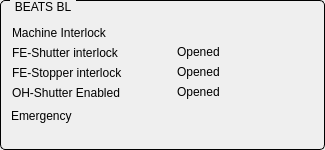
       <widget class="QGroupBox" name="titleGroupBox_25">
        <property name="geometry">
         <rect>
          <x>1040</x>
          <y>730</y>
          <width>325</width>
          <height>150</height>
         </rect>
        </property>
        <property name="styleSheet">
         <string notr="true">QGroupBox {
    border: 1px solid black;
    border-radius: 5px;
    margin-top: 0.5em;
}

QGroupBox::title {
    subcontrol-origin: margin;
    left: 10px;
    padding: 0 3px 0 3px;
}</string>
        </property>
        <property name="title">
         <string>BEATS BL</string>
        </property>
        <widget class="QLabel" name="label_172">
         <property name="geometry">
          <rect>
           <x>12</x>
           <y>23</y>
           <width>120</width>
           <height>20</height>
          </rect>
         </property>
         <property name="text">
          <string>Machine Interlock</string>
         </property>
        </widget>
        <widget class="QLabel" name="label_175">
         <property name="geometry">
          <rect>
           <x>12</x>
           <y>43</y>
           <width>140</width>
           <height>20</height>
          </rect>
         </property>
         <property name="text">
          <string>FE-Shutter interlock</string>
         </property>
        </widget>
        <widget class="QLabel" name="label_176">
         <property name="geometry">
          <rect>
           <x>12</x>
           <y>63</y>
           <width>140</width>
           <height>20</height>
          </rect>
         </property>
         <property name="text">
          <string>FE-Stopper interlock</string>
         </property>
        </widget>
        <widget class="QESimpleShape" name="qesimpleshape_278">
         <property name="geometry">
          <rect>
           <x>153</x>
           <y>42</y>
           <width>16</width>
           <height>20</height>
          </rect>
         </property>
         <property name="ledType">
          <enum>QSimpleShape::Status</enum>
         </property>
         <property name="colour0" stdset="0">
          <color>
           <red>118</red>
           <green>118</green>
           <blue>118</blue>
          </color>
         </property>
         <property name="colour1" stdset="0">
          <color>
           <red>5</red>
           <green>240</green>
           <blue>5</blue>
          </color>
         </property>
         <property name="colour2" stdset="0">
          <color>
           <red>60</red>
           <green>255</green>
           <blue>20</blue>
          </color>
         </property>
         <property name="variable" stdset="0">
          <string>I10FE-PSS-PSH:isInterlock</string>
         </property>
         <property name="variableSubstitutions" stdset="0">
          <string/>
         </property>
        </widget>
        <widget class="QESimpleShape" name="qesimpleshape_281">
         <property name="geometry">
          <rect>
           <x>153</x>
           <y>62</y>
           <width>16</width>
           <height>20</height>
          </rect>
         </property>
         <property name="ledType">
          <enum>QSimpleShape::Status</enum>
         </property>
         <property name="colour0" stdset="0">
          <color>
           <red>118</red>
           <green>118</green>
           <blue>118</blue>
          </color>
         </property>
         <property name="colour1" stdset="0">
          <color>
           <red>5</red>
           <green>240</green>
           <blue>5</blue>
          </color>
         </property>
         <property name="colour2" stdset="0">
          <color>
           <red>60</red>
           <green>255</green>
           <blue>20</blue>
          </color>
         </property>
         <property name="variable" stdset="0">
          <string>I10FE-PSS-PST:isInterlock</string>
         </property>
         <property name="variableSubstitutions" stdset="0">
          <string/>
         </property>
        </widget>
        <widget class="QLabel" name="label_179">
         <property name="geometry">
          <rect>
           <x>12</x>
           <y>83</y>
           <width>140</width>
           <height>20</height>
          </rect>
         </property>
         <property name="text">
          <string>OH-Shutter Enabled</string>
         </property>
        </widget>
        <widget class="QESimpleShape" name="qesimpleshape_282">
         <property name="geometry">
          <rect>
           <x>153</x>
           <y>82</y>
           <width>16</width>
           <height>20</height>
          </rect>
         </property>
         <property name="ledType">
          <enum>QSimpleShape::Status</enum>
         </property>
         <property name="colour0" stdset="0">
          <color>
           <red>118</red>
           <green>118</green>
           <blue>118</blue>
          </color>
         </property>
         <property name="colour1" stdset="0">
          <color>
           <red>5</red>
           <green>240</green>
           <blue>5</blue>
          </color>
         </property>
         <property name="colour2" stdset="0">
          <color>
           <red>60</red>
           <green>255</green>
           <blue>20</blue>
          </color>
         </property>
         <property name="variable" stdset="0">
          <string>I10OH-PSS-PSH:isEnabled</string>
         </property>
         <property name="variableSubstitutions" stdset="0">
          <string/>
         </property>
        </widget>
        <widget class="QLabel" name="label_180">
         <property name="geometry">
          <rect>
           <x>11</x>
           <y>106</y>
           <width>80</width>
           <height>20</height>
          </rect>
         </property>
         <property name="text">
          <string>Emergency</string>
         </property>
        </widget>
        <widget class="QESimpleShape" name="qesimpleShape_14">
         <property name="geometry">
          <rect>
           <x>91</x>
           <y>107</y>
           <width>16</width>
           <height>20</height>
          </rect>
         </property>
         <property name="ledType">
          <enum>QSimpleShape::Error</enum>
         </property>
         <property name="colour0" stdset="0">
          <color>
           <red>240</red>
           <green>5</green>
           <blue>5</blue>
          </color>
         </property>
         <property name="colour1" stdset="0">
          <color>
           <red>5</red>
           <green>240</green>
           <blue>5</blue>
          </color>
         </property>
         <property name="colour2" stdset="0">
          <color>
           <red>60</red>
           <green>255</green>
           <blue>20</blue>
          </color>
         </property>
         <property name="variable" stdset="0">
          <string>I10OH-PSS-EM0:isPressed</string>
         </property>
         <property name="variableSubstitutions" stdset="0">
          <string/>
         </property>
        </widget>
        <widget class="QESimpleShape" name="qesimpleshape_283">
         <property name="geometry">
          <rect>
           <x>236</x>
           <y>62</y>
           <width>16</width>
           <height>20</height>
          </rect>
         </property>
         <property name="ledType">
          <enum>QSimpleShape::Status</enum>
         </property>
         <property name="colour0" stdset="0">
          <color>
           <red>5</red>
           <green>240</green>
           <blue>5</blue>
          </color>
         </property>
         <property name="colour1" stdset="0">
          <color>
           <red>118</red>
           <green>118</green>
           <blue>118</blue>
          </color>
         </property>
         <property name="colour2" stdset="0">
          <color>
           <red>60</red>
           <green>255</green>
           <blue>20</blue>
          </color>
         </property>
         <property name="variable" stdset="0">
          <string>I10FE-PSS-PST:isOpened</string>
         </property>
         <property name="variableSubstitutions" stdset="0">
          <string/>
         </property>
        </widget>
        <widget class="QESimpleShape" name="qesimpleshape_284">
         <property name="geometry">
          <rect>
           <x>236</x>
           <y>42</y>
           <width>16</width>
           <height>20</height>
          </rect>
         </property>
         <property name="ledType">
          <enum>QSimpleShape::Status</enum>
         </property>
         <property name="colour0" stdset="0">
          <color>
           <red>5</red>
           <green>240</green>
           <blue>5</blue>
          </color>
         </property>
         <property name="colour1" stdset="0">
          <color>
           <red>118</red>
           <green>118</green>
           <blue>118</blue>
          </color>
         </property>
         <property name="colour2" stdset="0">
          <color>
           <red>60</red>
           <green>255</green>
           <blue>20</blue>
          </color>
         </property>
         <property name="variable" stdset="0">
          <string>I10FE-PSS-PSH:isOpened</string>
         </property>
         <property name="variableSubstitutions" stdset="0">
          <string/>
         </property>
        </widget>
        <widget class="QESimpleShape" name="qesimpleshape_285">
         <property name="geometry">
          <rect>
           <x>236</x>
           <y>82</y>
           <width>16</width>
           <height>20</height>
          </rect>
         </property>
         <property name="ledType">
          <enum>QSimpleShape::Status</enum>
         </property>
         <property name="colour0" stdset="0">
          <color>
           <red>5</red>
           <green>240</green>
           <blue>5</blue>
          </color>
         </property>
         <property name="colour1" stdset="0">
          <color>
           <red>118</red>
           <green>118</green>
           <blue>118</blue>
          </color>
         </property>
         <property name="colour2" stdset="0">
          <color>
           <red>60</red>
           <green>255</green>
           <blue>20</blue>
          </color>
         </property>
         <property name="variable" stdset="0">
          <string>I10OH-PSS-PSH:isOpened</string>
         </property>
         <property name="variableSubstitutions" stdset="0">
          <string/>
         </property>
        </widget>
        <widget class="QESimpleShape" name="qesimpleShape_15">
         <property name="geometry">
          <rect>
           <x>153</x>
           <y>22</y>
           <width>16</width>
           <height>20</height>
          </rect>
         </property>
         <property name="ledType">
          <enum>QSimpleShape::Error</enum>
         </property>
         <property name="colour0" stdset="0">
          <color>
           <red>240</red>
           <green>5</green>
           <blue>5</blue>
          </color>
         </property>
         <property name="colour1" stdset="0">
          <color>
           <red>60</red>
           <green>255</green>
           <blue>20</blue>
          </color>
         </property>
         <property name="colour2" stdset="0">
          <color>
           <red>60</red>
           <green>255</green>
           <blue>20</blue>
          </color>
         </property>
         <property name="variable" stdset="0">
          <string>BEATS-SR-PSS:isInterlock</string>
         </property>
         <property name="variableSubstitutions" stdset="0">
          <string/>
         </property>
        </widget>
        <widget class="QESimpleShape" name="qesimpleShape_16">
         <property name="geometry">
          <rect>
           <x>111</x>
           <y>107</y>
           <width>16</width>
           <height>20</height>
          </rect>
         </property>
         <property name="ledType">
          <enum>QSimpleShape::Error</enum>
         </property>
         <property name="colour0" stdset="0">
          <color>
           <red>240</red>
           <green>5</green>
           <blue>5</blue>
          </color>
         </property>
         <property name="colour1" stdset="0">
          <color>
           <red>5</red>
           <green>240</green>
           <blue>5</blue>
          </color>
         </property>
         <property name="colour2" stdset="0">
          <color>
           <red>60</red>
           <green>255</green>
           <blue>20</blue>
          </color>
         </property>
         <property name="variable" stdset="0">
          <string>I10OH-PSS-EM1:isPressed</string>
         </property>
         <property name="variableSubstitutions" stdset="0">
          <string/>
         </property>
        </widget>
        <widget class="QESimpleShape" name="qesimpleShape_17">
         <property name="geometry">
          <rect>
           <x>131</x>
           <y>107</y>
           <width>16</width>
           <height>20</height>
          </rect>
         </property>
         <property name="ledType">
          <enum>QSimpleShape::Error</enum>
         </property>
         <property name="colour0" stdset="0">
          <color>
           <red>240</red>
           <green>5</green>
           <blue>5</blue>
          </color>
         </property>
         <property name="colour1" stdset="0">
          <color>
           <red>5</red>
           <green>240</green>
           <blue>5</blue>
          </color>
         </property>
         <property name="colour2" stdset="0">
          <color>
           <red>60</red>
           <green>255</green>
           <blue>20</blue>
          </color>
         </property>
         <property name="variable" stdset="0">
          <string>I10OH-PSS-EM2:isPressed</string>
         </property>
         <property name="variableSubstitutions" stdset="0">
          <string/>
         </property>
        </widget>
        <widget class="QESimpleShape" name="qesimpleShape_18">
         <property name="geometry">
          <rect>
           <x>151</x>
           <y>107</y>
           <width>16</width>
           <height>20</height>
          </rect>
         </property>
         <property name="ledType">
          <enum>QSimpleShape::Error</enum>
         </property>
         <property name="colour0" stdset="0">
          <color>
           <red>240</red>
           <green>5</green>
           <blue>5</blue>
          </color>
         </property>
         <property name="colour1" stdset="0">
          <color>
           <red>5</red>
           <green>240</green>
           <blue>5</blue>
          </color>
         </property>
         <property name="colour2" stdset="0">
          <color>
           <red>60</red>
           <green>255</green>
           <blue>20</blue>
          </color>
         </property>
         <property name="variable" stdset="0">
          <string>I10OH-PSS-EM3:isPressed</string>
         </property>
         <property name="variableSubstitutions" stdset="0">
          <string/>
         </property>
        </widget>
        <widget class="QLabel" name="label_181">
         <property name="geometry">
          <rect>
           <x>177</x>
           <y>42</y>
           <width>53</width>
           <height>20</height>
          </rect>
         </property>
         <property name="text">
          <string>Opened</string>
         </property>
        </widget>
        <widget class="QLabel" name="label_182">
         <property name="geometry">
          <rect>
           <x>177</x>
           <y>62</y>
           <width>53</width>
           <height>20</height>
          </rect>
         </property>
         <property name="text">
          <string>Opened</string>
         </property>
        </widget>
        <widget class="QLabel" name="label_183">
         <property name="geometry">
          <rect>
           <x>177</x>
           <y>82</y>
           <width>53</width>
           <height>20</height>
          </rect>
         </property>
         <property name="text">
          <string>Opened</string>
         </property>
        </widget>
        <widget class="QESimpleShape" name="qesimpleShape_19">
         <property name="geometry">
          <rect>
           <x>132</x>
           <y>127</y>
           <width>16</width>
           <height>20</height>
          </rect>
         </property>
         <property name="ledType">
          <enum>QSimpleShape::Error</enum>
         </property>
         <property name="colour0" stdset="0">
          <color>
           <red>240</red>
           <green>5</green>
           <blue>5</blue>
          </color>
         </property>
         <property name="colour1" stdset="0">
          <color>
           <red>5</red>
           <green>240</green>
           <blue>5</blue>
          </color>
         </property>
         <property name="colour2" stdset="0">
          <color>
           <red>60</red>
           <green>255</green>
           <blue>20</blue>
          </color>
         </property>
         <property name="variable" stdset="0">
          <string>I10OH-PSS-EM6:isPressed</string>
         </property>
         <property name="variableSubstitutions" stdset="0">
          <string/>
         </property>
        </widget>
        <widget class="QESimpleShape" name="qesimpleShape_20">
         <property name="geometry">
          <rect>
           <x>92</x>
           <y>127</y>
           <width>16</width>
           <height>20</height>
          </rect>
         </property>
         <property name="ledType">
          <enum>QSimpleShape::Error</enum>
         </property>
         <property name="colour0" stdset="0">
          <color>
           <red>240</red>
           <green>5</green>
           <blue>5</blue>
          </color>
         </property>
         <property name="colour1" stdset="0">
          <color>
           <red>5</red>
           <green>240</green>
           <blue>5</blue>
          </color>
         </property>
         <property name="colour2" stdset="0">
          <color>
           <red>60</red>
           <green>255</green>
           <blue>20</blue>
          </color>
         </property>
         <property name="variable" stdset="0">
          <string>I10OH-PSS-EM4:isPressed</string>
         </property>
         <property name="variableSubstitutions" stdset="0">
          <string/>
         </property>
        </widget>
        <widget class="QESimpleShape" name="qesimpleShape_21">
         <property name="geometry">
          <rect>
           <x>112</x>
           <y>127</y>
           <width>16</width>
           <height>20</height>
          </rect>
         </property>
         <property name="ledType">
          <enum>QSimpleShape::Error</enum>
         </property>
         <property name="colour0" stdset="0">
          <color>
           <red>240</red>
           <green>5</green>
           <blue>5</blue>
          </color>
         </property>
         <property name="colour1" stdset="0">
          <color>
           <red>5</red>
           <green>240</green>
           <blue>5</blue>
          </color>
         </property>
         <property name="colour2" stdset="0">
          <color>
           <red>60</red>
           <green>255</green>
           <blue>20</blue>
          </color>
         </property>
         <property name="variable" stdset="0">
          <string>I10OH-PSS-EM5:isPressed</string>
         </property>
         <property name="variableSubstitutions" stdset="0">
          <string/>
         </property>
        </widget>
       </widget>
